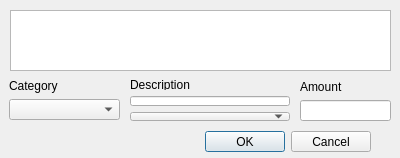
<?xml version="1.0" encoding="UTF-8"?>
<ui version="4.0">
 <class>addTransactions</class>
 <widget class="QDialog" name="addTransactions">
  <property name="geometry">
   <rect>
    <x>0</x>
    <y>0</y>
    <width>400</width>
    <height>158</height>
   </rect>
  </property>
  <property name="windowTitle">
   <string>Dialog</string>
  </property>
  <widget class="QDialogButtonBox" name="buttonBox">
   <property name="geometry">
    <rect>
     <x>30</x>
     <y>131</y>
     <width>341</width>
     <height>21</height>
    </rect>
   </property>
   <property name="sizePolicy">
    <sizepolicy hsizetype="Fixed" vsizetype="Fixed">
     <horstretch>0</horstretch>
     <verstretch>0</verstretch>
    </sizepolicy>
   </property>
   <property name="orientation">
    <enum>Qt::Horizontal</enum>
   </property>
   <property name="standardButtons">
    <set>QDialogButtonBox::Cancel|QDialogButtonBox::Ok</set>
   </property>
  </widget>
  <widget class="QWidget" name="verticalLayoutWidget">
   <property name="geometry">
    <rect>
     <x>9</x>
     <y>79</y>
     <width>111</width>
     <height>41</height>
    </rect>
   </property>
   <layout class="QVBoxLayout" name="verticalLayout">
    <item>
     <widget class="QLabel" name="label">
      <property name="text">
       <string>Category</string>
      </property>
     </widget>
    </item>
    <item>
     <widget class="QComboBox" name="categoryBox"/>
    </item>
   </layout>
  </widget>
  <widget class="QWidget" name="verticalLayoutWidget_2">
   <property name="geometry">
    <rect>
     <x>130</x>
     <y>80</y>
     <width>160</width>
     <height>41</height>
    </rect>
   </property>
   <layout class="QVBoxLayout" name="verticalLayout_2">
    <item>
     <widget class="QLabel" name="label_2">
      <property name="text">
       <string>Description</string>
      </property>
     </widget>
    </item>
    <item>
     <widget class="QLineEdit" name="DescEdit">
      <property name="sizePolicy">
       <sizepolicy hsizetype="Expanding" vsizetype="Fixed">
        <horstretch>0</horstretch>
        <verstretch>0</verstretch>
       </sizepolicy>
      </property>
     </widget>
    </item>
    <item>
     <widget class="QComboBox" name="descBox">
      <property name="sizePolicy">
       <sizepolicy hsizetype="Preferred" vsizetype="Fixed">
        <horstretch>0</horstretch>
        <verstretch>0</verstretch>
       </sizepolicy>
      </property>
     </widget>
    </item>
   </layout>
  </widget>
  <widget class="QWidget" name="verticalLayoutWidget_3">
   <property name="geometry">
    <rect>
     <x>300</x>
     <y>80</y>
     <width>91</width>
     <height>41</height>
    </rect>
   </property>
   <layout class="QVBoxLayout" name="verticalLayout_3">
    <item>
     <widget class="QLabel" name="label_3">
      <property name="text">
       <string>Amount</string>
      </property>
     </widget>
    </item>
    <item alignment="Qt::AlignTop">
     <widget class="QLineEdit" name="AmountEdit"/>
    </item>
   </layout>
  </widget>
  <widget class="QTextEdit" name="p_desc">
   <property name="enabled">
    <bool>true</bool>
   </property>
   <property name="geometry">
    <rect>
     <x>10</x>
     <y>10</y>
     <width>381</width>
     <height>61</height>
    </rect>
   </property>
   <property name="focusPolicy">
    <enum>Qt::NoFocus</enum>
   </property>
  </widget>
 </widget>
 <resources/>
 <connections>
  <connection>
   <sender>buttonBox</sender>
   <signal>accepted()</signal>
   <receiver>addTransactions</receiver>
   <slot>okPressed()</slot>
   <hints>
    <hint type="sourcelabel">
     <x>248</x>
     <y>254</y>
    </hint>
    <hint type="destinationlabel">
     <x>157</x>
     <y>274</y>
    </hint>
   </hints>
  </connection>
  <connection>
   <sender>categoryBox</sender>
   <signal>currentIndexChanged(int)</signal>
   <receiver>addTransactions</receiver>
   <slot>catChange(int)</slot>
   <hints>
    <hint type="sourcelabel">
     <x>64</x>
     <y>108</y>
    </hint>
    <hint type="destinationlabel">
     <x>286</x>
     <y>274</y>
    </hint>
   </hints>
  </connection>
  <connection>
   <sender>buttonBox</sender>
   <signal>rejected()</signal>
   <receiver>addTransactions</receiver>
   <slot>cancelPressed()</slot>
   <hints>
    <hint type="sourcelabel">
     <x>200</x>
     <y>141</y>
    </hint>
    <hint type="destinationlabel">
     <x>199</x>
     <y>78</y>
    </hint>
   </hints>
  </connection>
 </connections>
</ui>
